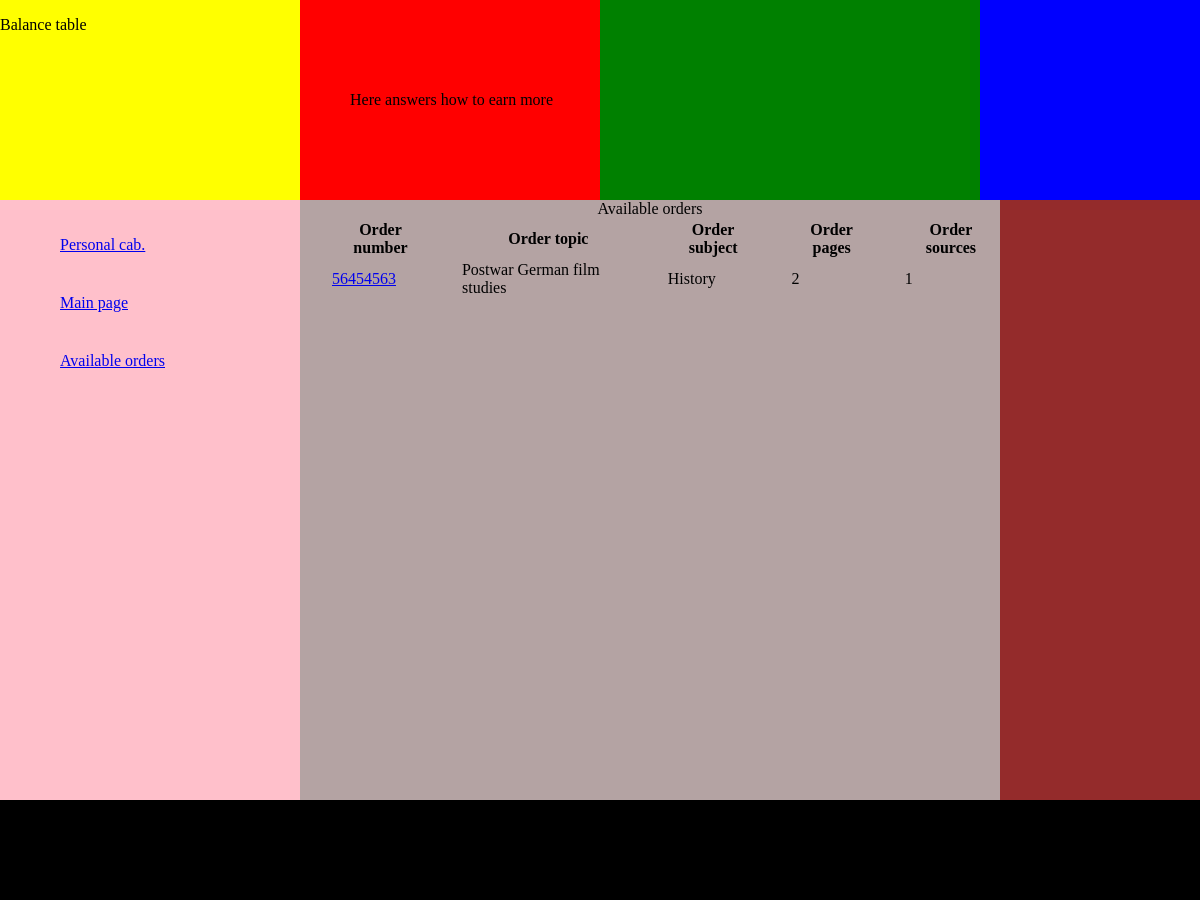
Page /available_orders/ (signed in) on the committed database.
### app1/models.py (models this page shows, shortened)
class Order_model(models.Model):
	number = models.CharField(max_length=300)
	account = models.CharField(max_length=300, blank=True)
	files = models.CharField(max_length=300, blank=True)
	subject = models.CharField(max_length=300, blank=True)
	topic = models.CharField(max_length=300, blank=True)
	client_deadline = models.CharField(max_length=300, blank=True, null=True)
	price = models.DecimalField(max_digits=8, decimal_places=2, blank=True, null=True)
	number_of_pages = models.IntegerField(blank=True, null=True)
	spaced = models.CharField(max_length=300, blank=True)
	format = models.CharField(max_length=300, blank=True)
	number_of_sources = models.IntegerField(blank=True, null=True)
	abstract = models.BooleanField(blank=True, default=False)
	slieds = models.CharField(max_length=300, blank=True)
	questions = models.CharField(max_length=300, blank=True)
	problems = models.CharField(max_length=300, blank=True)
	paper_type = models.CharField(max_length=300, blank=True)
	assign_date = models.CharField(max_length=300, blank=True, null=True)
	details = models.CharField(max_length=300, blank=True)
	real_time_deadline = models.TimeField(blank=True, null=True)
	status = models.CharField(max_length=300, blank=True, default='available')
	writer_deadline = models.CharField(max_length=300, blank=True, null=True)
	writer_time = models.TimeField(blank=True, null=True)
	writer_number = models.CharField(max_length=300, blank=True)
	words_min = models.IntegerField(blank=True, null=True)
	writer = models.ForeignKey(User, null=True)
	writer_name = models.CharField(max_length=300, null=True)
	writer_email = models.EmailField(max_length=300, blank=True)
	send_date = models.CharField(max_length=300, blank=True, null=True)
	payment = models.DecimalField(max_digits=8, decimal_places=2, blank=True, null=True)
	payment_date = models.CharField(max_length=300, blank=True, null=True)
	client_num_of_order = models.CharField(max_length=300, blank=True)
	controller = models.ForeignKey(UserProfile, null=True)
	times_returned_for_revision = models.IntegerField(default=0)
	def get_absolut_url(self):
		return 'http://127.0.0.1:8000/' + self.number
	class Meta:
		verbose_name = 'Order'
		verbose_name_plural = 'Orders'

### app1/views.py (the view)
# urls.py: url(r'^available_orders/$', available_orders),
@login_required
def available_orders(request):
	orders = Order_model.objects.filter(status='available')
	return render(request, 'available_orders.html', {'orders':orders})

### app1/templates/available_orders.html (shortened to what this page needs)
<html>
<head>
</head>
<body>
	<header>
		<div class='header_container'>
			<div id='balance_table'>
				<p>Balance table</p>
			</div>
			<div id='how_to_earn_more'>
				<p>Here answers how to earn more</p>
			</div>
			<div id= 'rating_tarif_table'>
			</div>
			<div id='skills_salary'>
			</div>
			<button id='logout'>LOG OUT</button>
		</div>
	</header>
	<main>
		<div class='main_container'>
			<div id='my_orders'>
				<ul class='side_menu'>
					<li><a href="http://127.0.0.1:8000/personal_cabinet/">Personal cab.</a></li>
					<li><a href="http://127.0.0.1:8000">Main page</a></li>
					<li><a href="http://127.0.0.1:8000/available_orders/">Available orders</a></li>
				</ul>
			</div>
			<div id='main_part'>
				<table class='order_table'>
					{% if orders %}
					<caption>Available orders</caption>
					<thead>
						<tr>
						<th>Order number</th>
						<th>Order topic</th>
						<th>Order subject</th>
						<th>Order pages</th>
						<th>Order sources</th>
						</tr>
					</thead>
					<tbody>
						{% for order in orders %}
						<tr>
							<td><a href="{{order.get_absolut_url}}">{{order.number}}</a></td>
							<td>{{order.topic}}</td>
							<td>{{order.subject}}</td>
							<td>{{order.number_of_pages}}</td>
							<td>{{order.number_of_sources}}</td>
						</tr>
						{% endfor %}
					</tbody>
					{% endif %}
				</table>
			</div>
			<div id='shedule'>
			</div>
		</div>
	</main>
	<footer>
		<div class= 'footer_container'>
			<p>footer@ all rights reserver</p>
		</div>
	</footer>
</body>
</html>

### app1/templates/available_orders.html (style rules this page uses)
.header_container { margin-top: -18px; }
#balance_table { position: absolute; top: 0; left: 0; width: 380px; height: 200px; background-color: yellow; }
#how_to_earn_more { position: absolute; top: 0; left: 300; width: 380px; height: 200px; background-color: red; }
#how_to_earn_more p { padding-top: 75px; padding-left: 50px; }
#skills_salary { position: absolute; top: 0; left: 600; width: 380px; height: 200px; background-color: green; }
#rating_tarif_table { position: absolute; top: 0; left: 900; width: 380px; height: 200px; background-color: blue; }
#my_orders { position: absolute; top: 200px; left: 0px; height: 600px; width: 380px; background-color: pink; }
.side_menu li { width: 200px; list-style: none; text-align: left; margin-top: 0px; margin-bottom: 0px; padding-top: 20px; padding-bottom: 20px; padding-left: 20px; }
.side_menu a { width: 100%; height: 100%; }
#main_part { position: absolute; top: 200px; left: 300px; height: 600px; width: 700px; background-color: #B4A3A3; }
#shedule { position: absolute; top: 200px; left: 1000px; height: 600px; width: 300px; background-color: #942B2B; }
.order_table th { padding-left: 30px; }
.order_table td { padding-left: 30px; }
.footer_container { position: absolute; top: 800px; left: 0px; width: 100%; background-color: black; height: 100px; }

### rows in the picture
Order_model: number "56454563", topic "Postwar German film studies", subject "History", number_of_pages "2", number_of_sources "1"
